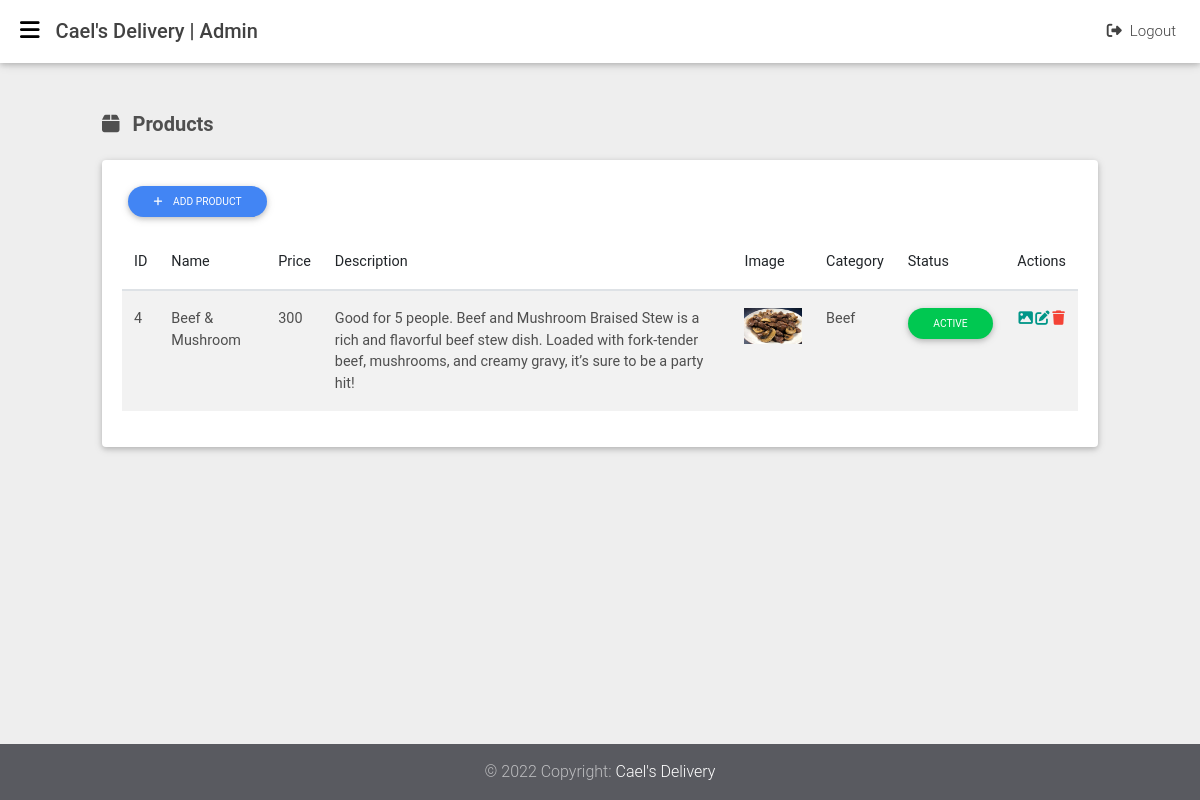
Page /products (signed in) on the earlier database version.
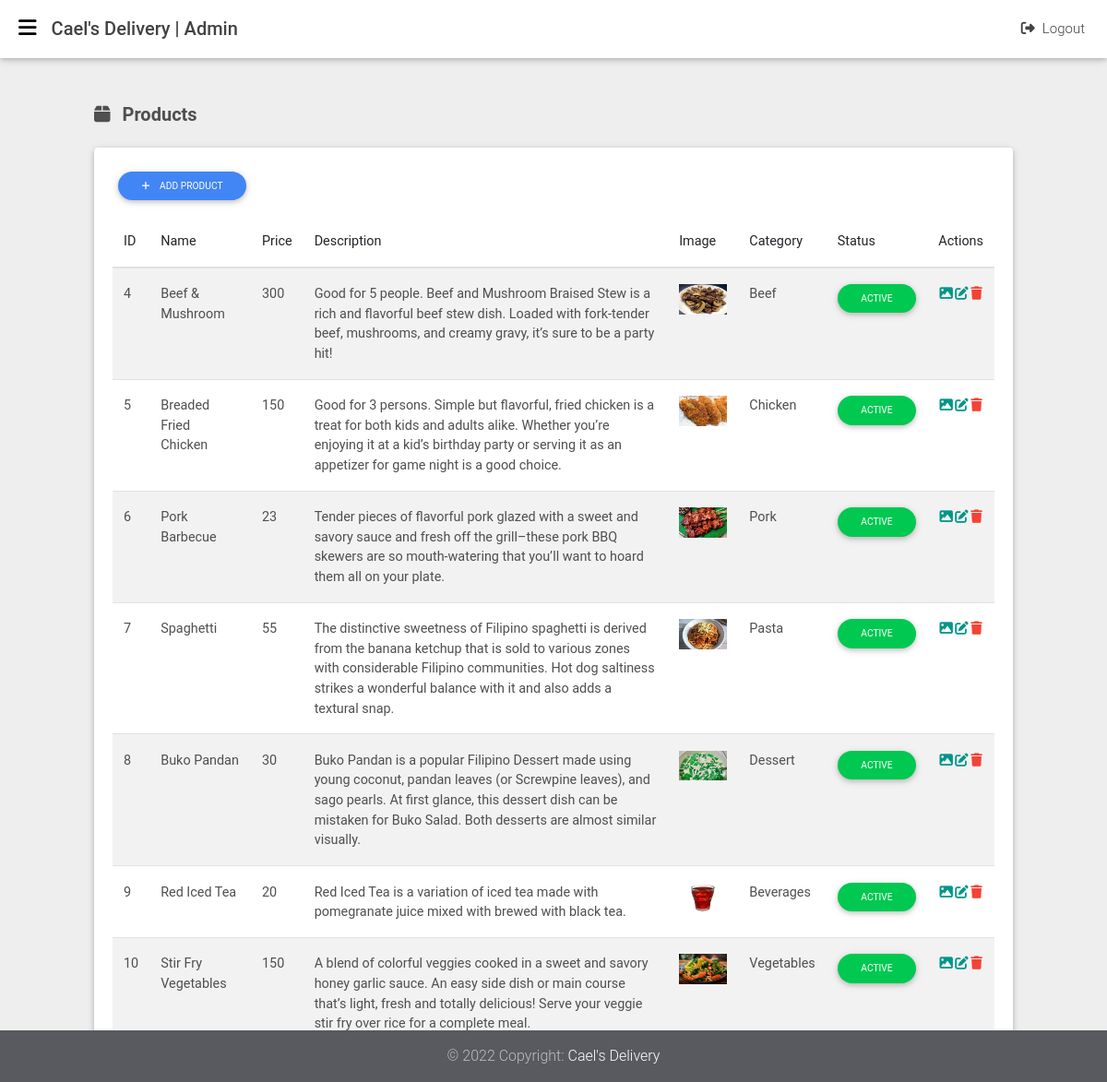
Same page on the later database version.
### tables this page shows
CREATE TABLE `product` (
  `product_id` int(11) NOT NULL,
  `product_name` varchar(255) NOT NULL,
  `product_price` varchar(255) NOT NULL,
  `product_description` text NOT NULL,
  `product_image` text NOT NULL,
  `product_status` int(11) NOT NULL DEFAULT 0,
  `category_id` int(11) NOT NULL,
  `created_at` datetime NOT NULL DEFAULT current_timestamp()
);

CREATE TABLE `category` (
  `category_id` int(11) NOT NULL,
  `category_name` varchar(255) NOT NULL,
  `category_status` int(11) NOT NULL DEFAULT 0,
  `user_id` int(11) NOT NULL,
  `created_at` datetime NOT NULL DEFAULT current_timestamp()
);

### app/helpers/auth.php (called while the page is built, shortened)
<?php
class Auth
{
  public static function adminAuth()
  {
    if (isset($_SESSION['user_role']) && trim($_SESSION['user_role']) == 'admin') {
      return true;
    } else {
      return false;
    }
  }
}

### app/libraries/Core.php (called while the page is built, shortened)
<?php
class Core
{
  protected $currentMethod = 'index';
  public function __construct()
  {
    $url = $this->getUrl();
    if (isset($url[0])) {
      if (file_exists('../app/controllers/' . ucwords($url[0]) . '.php')) {
        unset($url[0]);
      }
    }
    $this->currentController = new $this->currentController;
    $this->params = $url ? array_values($url) : [];
    call_user_func_array([$this->currentController, $this->currentMethod], $this->params);
  }
  public function getUrl()
  {
    if (isset($_GET['url'])) {
      $url = rtrim($_GET['url'], '/');
      $url = filter_var($url, FILTER_SANITIZE_URL);
      $url = explode('/', $url);
      return $url;
    }
  }
}

### public/index.php (called while the page is built, shortened)
<?php
$init = new Core;

### app/libraries/Database.php (called while the page is built, shortened)
<?php
class Database {
	private $host = DB_HOST;
	private $user = DB_USER;
	private $pass = DB_PASS;
	private $dbname = DB_NAME;
	private $dbh;
	private $stmt;
	public function __construct() {
		$dsn = 'mysql:host=' . $this->host . ';dbname=' . $this->dbname;
		$options = array (
			PDO::ATTR_PERSISTENT => true,
			PDO::ATTR_ERRMODE => PDO::ERRMODE_EXCEPTION
		);
		try {
			$this->dbh = new PDO ($dsn, $this->user, $this->pass, $options);
		}
		catch ( PDOException $e ) {
			$this->error = $e->getMessage();
		}
	}
	public function query($query) {
		$this->stmt = $this->dbh->prepare($query);
	}
	public function execute(){
		return $this->stmt->execute();
	}
	public function resultset(){
		$this->execute();
		return $this->stmt->fetchAll(PDO::FETCH_OBJ);
	}
}

### app/models/Product.php (called while the page is built, shortened)
<?php
class Product
{
  private $db;
  public function __construct()
  {
    $this->db = new Database;
  }
  public function getProduct()
  {
    $this->db->query('SELECT *,
                      category.category_name as categoryName
                      FROM product
                      INNER JOIN category
                      ON product.category_id = category.category_id
                      ORDER BY product.created_at ASC');
    $results = $this->db->resultSet();
    return $results;
  }
}

### app/views/products/index.php (the view, shortened to what this page needs)
<?php require APPROOT . '/views/admins/inc/header.php'; ?>
<?php require APPROOT . '/views/admins/inc/sidebar.php'; ?>
<?php require APPROOT . '/views/admins/inc/navbar.php'; ?>
<main class="vh-100">
  <div class="container-fluid">
    <div class="col-md-12">
      <h5 class="my-4 dark-grey-text font-weight-bold"><i class="fas fa-box mr-2"></i> Products</h5>
      <div class="card">
        <div class="card-body">
          <a href="<?php echo URLROOT; ?>/products/add" class="btn btn-primary btn-rounded btn-sm mb-3" role="button"><i class="fas fa-plus mr-2"></i> Add Product</a>
          <div class="table-responsive">
            <table id="myTable" class="table table-striped display" cellspacing="0" width="100%">
              <thead>
                <tr>
                  <th>ID</th>
                  <th>Name</th>
                  <th>Price</th>
                  <th>Description</th>
                  <th>Image</th>
                  <th>Category</th>
                  <th>Status</th>
                  <th>Actions</th>
                </tr>
              </thead>
              <tbody>
                <?php foreach ($data['products'] as $product) : ?>
                  <tr>
                    <td><?php echo $product->product_id; ?></td>
                    <td><?php echo $product->product_name; ?></td>
                    <td><?php echo $product->product_price; ?></td>
                    <td><?php echo $product->product_description; ?></td>
                    <td>
                      <img class='img-fluid' src='<?php echo URLROOT; ?>/public/img/<?php echo $product->product_image; ?>' alt='image' width='100'>
                    </td>
                    <td><?php echo $product->categoryName; ?></td>
                    <td>
                      <?php if ($product->product_status == 1) : ?>
                        <a class="btn btn-success btn-rounded btn-sm" href="<?php echo URLROOT; ?>/products/changeProductStatusInactive/<?php echo $product->product_id; ?>" role="button">
                          Active
                        </a>
                      <?php elseif ($product->product_status == 0) : ?>
                        <a class="btn btn-danger btn-rounded btn-sm" href="<?php echo URLROOT; ?>/products/changeProductStatusActive/<?php echo $product->product_id; ?>" role="button">
                          Inactive
                        </a>
                      <?php endif; ?>
                    </td>
                    <td>
                      <div class="d-flex justify-content-around">
                        <a href="<?php echo URLROOT; ?>/products/editProductImage/<?php echo $product->product_id; ?>"><i class="fa-solid fa-image teal-text" data-toggle="tooltip" data-placement="top" title="Update Product Image"></i>
                        </a>
                        <a href="<?php echo URLROOT; ?>/products/edit/<?php echo $product->product_id; ?>"><i class="fa-solid fa-pen-to-square teal-text" data-toggle="tooltip" data-placement="top" title="Update Product"></i>
                        </a>
                        <a onclick="deleteProduct()" href="<?php echo URLROOT; ?>/products/delete/<?php echo $product->product_id; ?>"><i class="fa-solid fa-trash red-text" data-toggle="tooltip" data-placement="top" title="Delete Product"></i></a>
                      </div>
                    </td>
                  </tr>
                <?php endforeach; ?>
              </tbody>
            </table>
          </div>
        </div>
      </div>
    </div>
  </div>
</main>
<?php require APPROOT . '/views/admins/inc/footer.php'; ?>

### app/controllers/Products.php (shortened to what this page needs)
<?php
class Products extends Controller
{
  public function __construct()
  {
    $this->productModel = $this->model('Product');
  }
  public function index()
  {
    if (Auth::adminAuth()) {
      $products = $this->productModel->getProduct();
      $data = [
        'products' => $products
      ];
      $this->view('products/index', $data);
    } else {
      redirect('pages');
    }
  }
}

### app/libraries/Controller.php (shortened to what this page needs)
<?php
class Controller
{
  public function view($view, $data = [])
  {
    if (file_exists('../app/views/' . $view . '.php')) {
      require_once '../app/views/' . $view . '.php';
    } else {
      die('View does not exist');
    }
  }
}

### app/views/admins/inc/header.php (shortened to what this page needs)
<!DOCTYPE html>
<html lang="en">
<head>
  <link rel="stylesheet" href="<?php echo URLROOT; ?>/backend/css/bootstrap.min.css">
  <link rel="stylesheet" href="<?php echo URLROOT; ?>/backend/css/mdb.min.css">
  <link rel="stylesheet" href="<?php echo URLROOT; ?>/backend/css/addons/datatables.min.css" />
  <link rel="stylesheet" href="<?php echo URLROOT; ?>/backend/css/addons/datatables-select.min.css" />
  <link rel="stylesheet" href="<?php echo URLROOT; ?>/backend/css/style.css">
</head>
<body class="fixed-sn white-skin">

### app/views/admins/inc/sidebar.php (shortened to what this page needs)
<header class="bg-orange">

### app/views/admins/inc/navbar.php
<nav class="navbar fixed-top navbar-expand-lg scrolling-navbar double-nav">
  <div class="float-left">
    <a href="#" data-activates="slide-out" class="button-collapse black-text"><i class="fas fa-bars"></i></a>
  </div>
  <div class="breadcrumb-dn mr-auto">
    <p class="mb-0 h5"><?php echo SITENAME; ?> | Admin</p>
  </div>
  <ul class="nav navbar-nav nav-flex-icons ml-auto">
    <li class="nav-item">
      <a href="<?php echo URLROOT; ?>/users/logout" class="nav-link waves-effect"><i class="fa-solid fa-right-from-bracket mr-2"></i>Logout</a>
    </li>
  </ul>
</nav>
</header>

### app/views/admins/inc/footer.php (shortened to what this page needs)
<footer class="page-footer pt-0 mt-5 fixed-bottom">
  <div class="footer-copyright py-3 text-center">
    <div class="container-fluid">
      © 2022 Copyright: <a href="<?php echo URLROOT; ?>" target="_blank"> <?php echo SITENAME; ?></a>
    </div>
  </div>
</footer>
</body>
</html>

### public/backend/css/style.css (style rules this page uses)
.bg-orange { background-color: #e67e22 !important; }

Differences in the rows shown:
added product: product_id "5", product_name "Breaded Fried Chicken", product_price "150", product_description "Good for 3 persons. Simple but flavorful, fried chicken is a treat for both kids and adults alike. Whether you’re enjoying it at a kid’s birthday party or serving it as an appetizer for game night is a good choice.", product_image (picture), category.category_name "Chicken"
added product: product_id "6", product_name "Pork Barbecue", product_price "23", product_description "Tender pieces of flavorful pork glazed with a sweet and savory sauce and fresh off the grill–these pork BBQ skewers are so mouth-watering that you’ll want to hoard them all on your plate.", product_image (picture), category.category_name "Pork"
added product: product_id "7", product_name "Spaghetti", product_price "55", product_description "The distinctive sweetness of Filipino spaghetti is derived from the banana ketchup that is sold to various zones with considerable Filipino communities. Hot dog saltiness strikes a wonderful balance with it and also adds a textural snap.", product_image (picture), category.category_name "Pasta"
added product: product_id "8", product_name "Buko Pandan", product_price "30", product_description "Buko Pandan is a popular Filipino Dessert made using young coconut, pandan leaves (or Screwpine leaves), and sago pearls. At first glance, this dessert dish can be mistaken for Buko Salad. Both desserts are almost similar visually.", product_image (picture), category.category_name "Dessert"
added product: product_id "9", product_name "Red Iced Tea", product_price "20", product_description "Red Iced Tea is a variation of iced tea made with pomegranate juice mixed with brewed with black tea.", product_image (picture), category.category_name "Beverages"
added product: product_id "10", product_name "Stir Fry Vegetables", product_price "150", product_description "A blend of colorful veggies cooked in a sweet and savory honey garlic sauce. An easy side dish or main course that’s light, fresh and totally delicious! Serve your veggie stir fry over rice for a complete meal.", product_image (picture), category.category_name "Vegetables"
